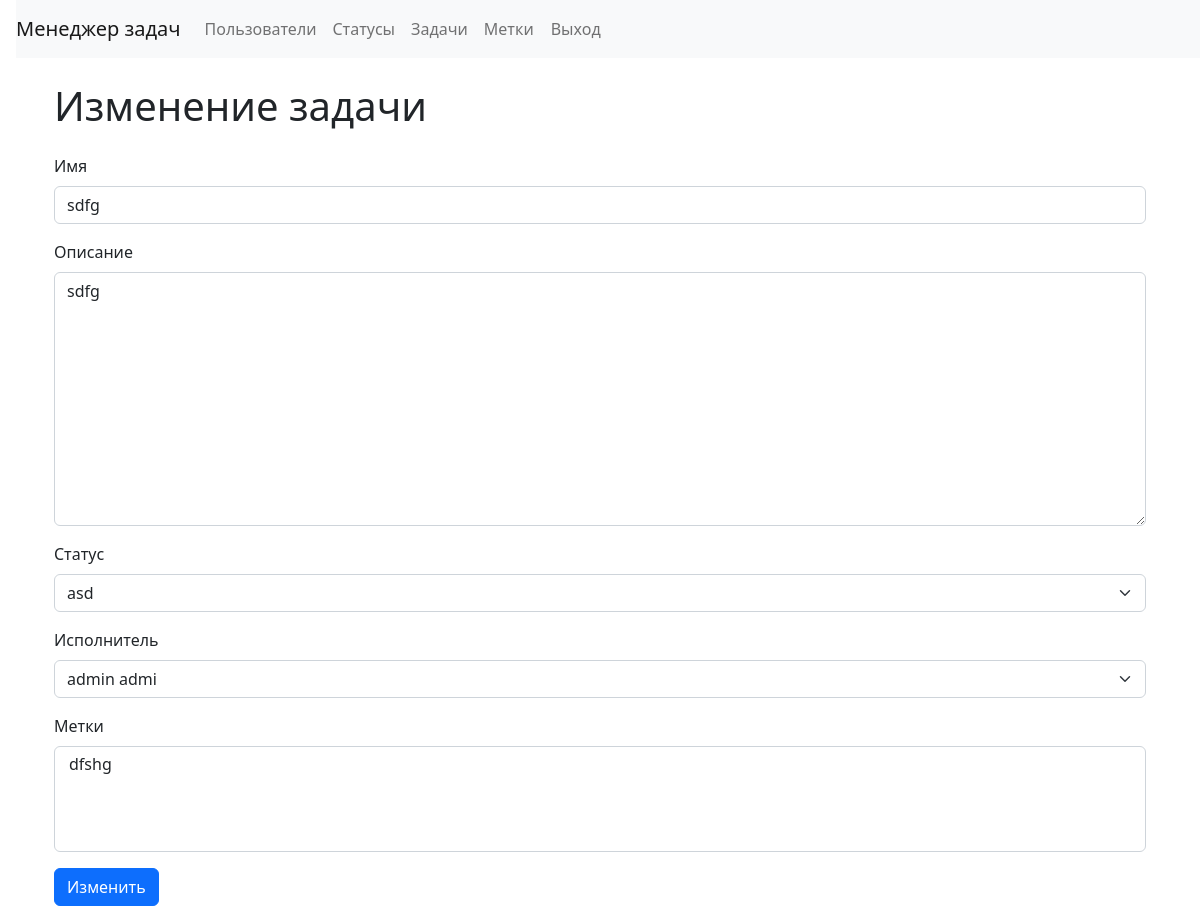
Before: /tasks/1/update/ (signed in) with the older database file.
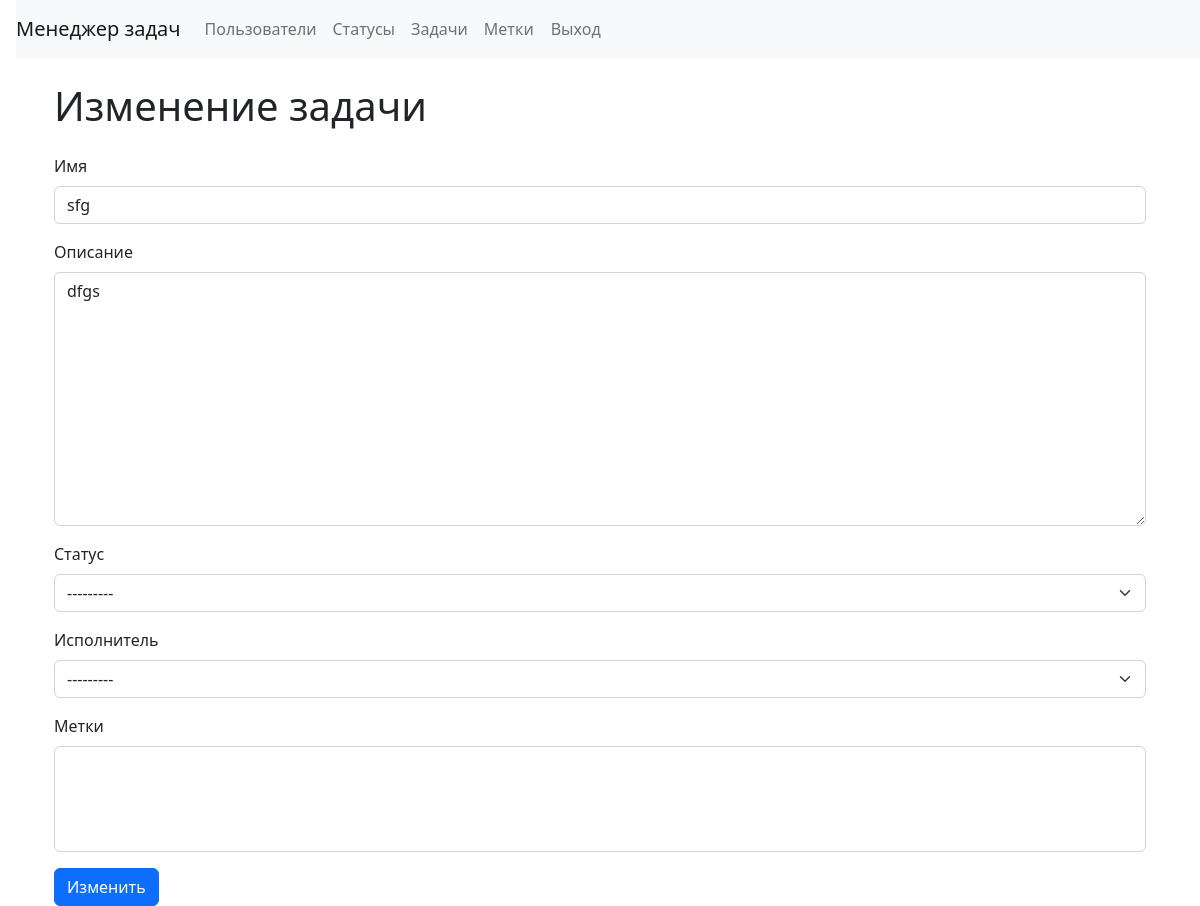
After: the same page with the newer database file.
### task_manager/tasks/models.py (models this page shows, shortened)
class Task(BaseModelName, BaseModel):
    description = models.TextField(blank=True,
                                   null=True,
                                   verbose_name=_('Description'))
    author = models.ForeignKey(model,
                               null=True,
                               related_name='author',
                               on_delete=models.PROTECT,
                               verbose_name=_('Author'))
    status = models.ForeignKey(Status,
                               on_delete=models.PROTECT,
                               null=True,
                               blank=True,
                               related_name='status',
                               verbose_name=_('Status'))
    executor = models.ForeignKey(model,
                                 null=True,
                                 blank=True,
                                 related_name='executor',
                                 on_delete=models.PROTECT,
                                 verbose_name=_('Executor'))
    labels = models.ManyToManyField(Label,
                                    blank=True,
                                    through='LabelAndTaskRelation',
                                    related_name='label',
                                    verbose_name=_('Labels'))

### task_manager/statuses/models.py (models this page shows)
class Status(BaseModel, BaseModelName):
    class Meta:
        verbose_name = _('Status')
        verbose_name_plural = _('Statuses')
        ordering = ['-created']

### task_manager/labels/models.py (models this page shows)
class Label(BaseModel, BaseModelName):
    class Meta:
        verbose_name = _('Label')
        verbose_name_plural = _('Labels')
        ordering = ['-created']

### task_manager/tasks/views.py (the view)
# urls.py: path('<int:pk>/update/', UpdateTaskView.as_view(), name='task_update'),
class UpdateTaskView(LoginRequiredMixin, SuccessMessageMixin, UpdateView):
    model = Task
    form_class = TaskForm
    template_name = 'tasks/update.html'
    success_url = reverse_lazy('tasks')
    success_message = _('Task was updated successfully')
    login_url = reverse_lazy('login')

### task_manager/tasks/forms.py
class TaskForm(forms.ModelForm):
    class Meta:
        model = Task
        fields = ('name',
                  'description',
                  'status',
                  'executor',
                  'labels',
                  )

### base/models.py (called while the page is built)
    def __str__(self):
        return self.name

### task_manager/users/models.py (called while the page is built)
def get_full_name(self):
    return f'{self.first_name} {self.last_name}'

### task_manager/templates/tasks/update.html (shortened to what this page needs)
{% extends 'base.html' %}
{% load django_bootstrap5 %}
{% load i18n %}
{% block content %}
<div class="container wrapper flex-grow-1">
    <h1 class="my-4">
        {% trans 'Edit Task' %}
    </h1>
    <form method="post">
        {% bootstrap_form form %}
        <button class="btn btn-primary" type="submit">{% trans 'Edit' %}</button>
    </form>
</div>
{% endblock content %}

Changed rows visible on the page:
changed Task: name "sdfg" → "sfg"; description "sdfg" → "dfgs"; status "asd" → "---------"; executor "admin admi" → "---------"
Other visible differences:
form field labels: "dfshg" → (not shown)
